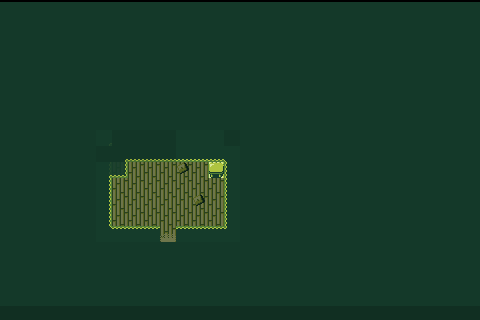

This is a level from a 2D game, rendered from its Tiled map with the project's own tilesets. A one-line summary and the map file follow, with tile-layer data summarised:
An orthogonal 30x20 tile map with 16x16 px tiles, 4 tile layers (background, foreground, collision, walls), 2 tilesets and 2 objects (spawnPoint, villager).

<map version="1.0" orientation="orthogonal" width="30" height="20" tilewidth="16" tileheight="16">
 <properties>
  <property name="Music" value="SpiritGuardField" />
  <property name="Name" value="" />
 </properties>
 <tileset firstgid="1" name="tilemap" tilewidth="16" tileheight="16">
  <tileoffset x="0" y="2" />
  <image source="gfx/tilemap.png" width="160" height="320" />
 </tileset>
 <tileset firstgid="201" name="objects" tilewidth="16" tileheight="16">
  <image source="gfx/objects.png" width="192" height="16" />
 </tileset>
 <layer name="background" width="30" height="20" opacity="0.51">
  <data>[600 cells, 584 non-empty, 4 distinct tile ids]</data>
 </layer>
 <layer name="foreground" width="30" height="20">
  <data>[600 cells, 0 non-empty, 0 distinct tile ids]</data>
 </layer>
 <layer name="collision" width="30" height="20">
  <data>[600 cells, 25 non-empty, 13 distinct tile ids]</data>
 </layer>
 <layer name="walls" width="30" height="20" opacity="0.9">
  <data>[600 cells, 572 non-empty, 11 distinct tile ids]</data>
 </layer>
 <objectgroup name="objects" width="30" height="20">
  <object type="spawnPoint" gid="201" x="160" y="240">
   <properties>
    <property name="exitdirection" value="up" />
    <property name="name" value="enterDoorFour" />
    <property name="targetMap" value="Village" />
    <property name="targetSpawn" value="enterDoorFour" />
   </properties>
  </object>
  <object type="villager" gid="204" x="144" y="176">
   <properties>
    <property name="dialogue" value="Today's your big day!|Whenever you're ready|head north and show us|what you're made of" />
    <property name="type" value="B" />
   </properties>
  </object>
 </objectgroup>
</map>
